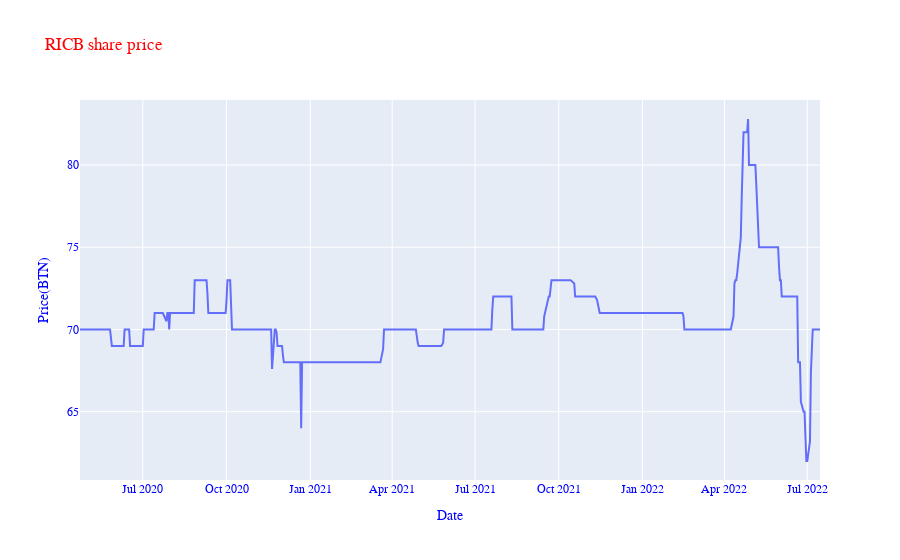

This figure's notebook cell:
### Code cell
import plotly.graph_objects as go
fig = go.Figure()
fig.add_trace(go.Scatter(x = data.index, y = data["price"], name="price", mode="lines"))

fig.update_layout(
    title = 'RICB share price',
    font_family="Courier New",
    font_color="blue",
    title_font_family="Times New Roman",
    title_font_color="red",
    xaxis_title = 'Date',
    yaxis_title = 'Price(BTN)'
)


fig.show()

### Figure 1 — Plotly figure (JSON) as saved in the notebook; plotly's stock layout.template omitted (floating-point values rounded to 4 significant figures; data arrays with more than 128 entries replaced by an {"elided": "..."} marker saying what was removed)
{"data": [{"mode": "lines", "name": "price", "type": "scatter", "x": {"elided": "548 str values"}, "y": {"elided": "548 float values"}}], "layout": {"autosize": true, "font": {"color": "blue", "family": "Courier New"}, "title": {"font": {"color": "red", "family": "Times New Roman"}, "text": "RICB share price"}, "xaxis": {"autorange": true, "range": ["2020-04-23", "2022-07-15"], "title": {"text": "Date"}, "type": "date"}, "yaxis": {"autorange": true, "range": [60.84, 83.96], "title": {"text": "Price(BTN)"}, "type": "linear"}}}
